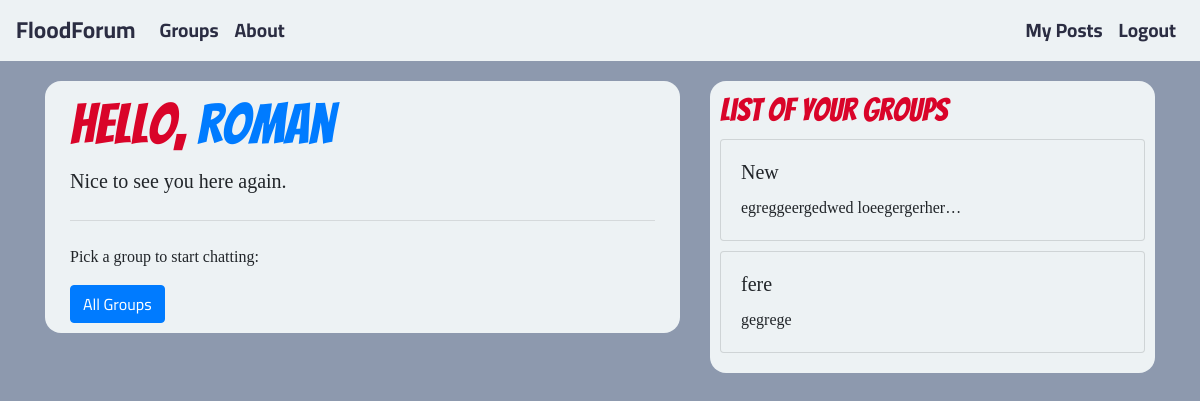
Before: / (signed in) with the older database file.
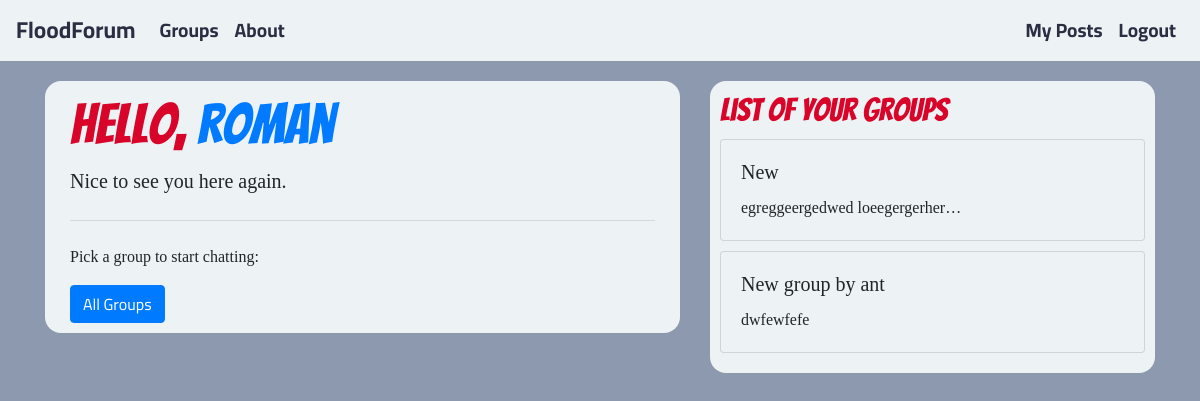
After: the same page with the newer database file.
### groups/models.py (models this page shows, shortened)
class Group(models.Model):
    name = models.CharField(max_length = 200, unique = True)
    slug = models.CharField(max_length = 200)
    description = models.TextField(max_length = 1000)
    owner = models.ForeignKey(settings.AUTH_USER_MODEL, related_name = "own_groups", on_delete=models.CASCADE)
    members = models.ManyToManyField(settings.AUTH_USER_MODEL, through = "GroupMembership")

### django_social_site/views.py (the view)
# urls.py: path('', HomeView.as_view(), name='home'),
class HomeView(MyGroupListView):
    template_name = "home.html"

### groups/views.py (called while the page is built)
    def get_queryset(self):
        if self.request.user.is_authenticated:
            return Group.objects.filter(members = self.request.user)
        else:
            return None

### templates/home.html (shortened to what this page needs)
{% extends "common_base.html" %}
{% block base_top %}
<div class="container">
  {% if user.is_authenticated %}
    <h1 class="display-4">Hello, <a href="{% url "accounts:profile" %}">{{user}}</a></h1>
    <p class="lead">Nice to see you here again.</p>
    <hr class="my-4">
    <p>Pick a group to start chatting:</p>
    <a class="btn btn-primary btn" href="{% url "groups:group_list" %}" role="button">All Groups</a>
  {% endif %}
</div>
{% endblock base_top %}
{% block base_right %}{% if user.is_authenticated %}
  <h2>List of your groups</h2>
      {% for group in group_list %}
      {% include "_group.html" with group=group %}
      {% endfor %}
  {% endif %}{% endblock base_right %}

### templates/common_base.html (shortened to what this page needs)
{% extends "base.html" %}
{% block body %}
  <div class="container">
    <div class="row">
      <div class="col-md-7">
        <div class="container areas" id="top-area">{% block base_top %}
          {% endblock base_top %}</div>
      </div>
      <div class="col-md-5">
        <div class="container areas" id="right-area">{% block base_right %}
          {% endblock base_right %}</div>
      </div>
    </div>
  </div>
{% endblock body %}

### templates/base.html (shortened to what this page needs)
<!DOCTYPE html>
<html lang="en" dir="ltr">
  <head>
    <link rel="stylesheet" href="https://stackpath.bootstrapcdn.com/bootstrap/4.5.2/css/bootstrap.min.css">
    {% load static %}
    <link rel="stylesheet" href="{% static 'css\master.css' %}">
  </head>
  <body>
      {% load bootstrap4 %}
      <nav class="navbar nav-custom navbar-expand-lg sticky-top navbar-light">
        <a class="navbar-brand" href="/">FloodForum</a>
        <div class="collapse navbar-collapse navbarNav">
          <ul class="navbar-nav">
            <li class="nav-item">
              <a class="nav-link" href="{% url "groups:group_list" %}">Groups</a>
            </li>
            <li class="nav-item">
              <a class="nav-link" href="#">About</a>
            </li>
          </ul>
        </div>
        <div class="collapse navbar-collapse navbarNav">
          <ul class="navbar-nav ml-auto">
            {% if user.is_authenticated %}
            <li class="nav-item">
              <a class="nav-link" href="{% url "accounts:profile" %}">My Posts</a>
            </li>
            <li class="nav-item">
              <a class="nav-link" href="{% url "accounts:logout" %}">Logout</a>
            </li>
            {% endif %}
          </ul>
        </div>
      </nav>
      {% block body %}
      {% endblock body %}
  </body>
</html>

### groups/templates/groups/_group.html
<div class="card group-item" onclick="location.href='{% url "groups:group_detail" group.slug %}'" style="cursor: pointer";>
  <div class="card-body">
    <h5 class="card-title">{{group.name}}</h5>
    <p class="card-text">{{group.description|truncatechars:30}}</p>
  </div>
</div>

### static/css/master.css (style rules this page uses)
body { background-color: #8D99AE; font-family: 'Cairo', sans-serif; }
.nav-custom, .nav-custom .navbar-brand { background-color: #EDF2F4; font-size: 1.2em; font-weight: bold; color: #2B2D42; font-family: 'Cairo', sans-serif; }
.nav-custom .navbar-nav > .nav-item > a { color: #2B2D42; }
h1, h2 { color: #d90429; font-family: 'Bangers', cursive; }
h5, p { font-family: none; }
.areas { border-radius: 16px; background-color: #EDF2F4; padding: 10px; margin-top: 20px; }
.group-item { background-color: inherit; margin-top: 10px; margin-bottom: 10px; }

Changed rows visible on the page:
removed Group: name "fere", description "gegrege"
added Group: name "New group by ant", description "dwfewfefe"
